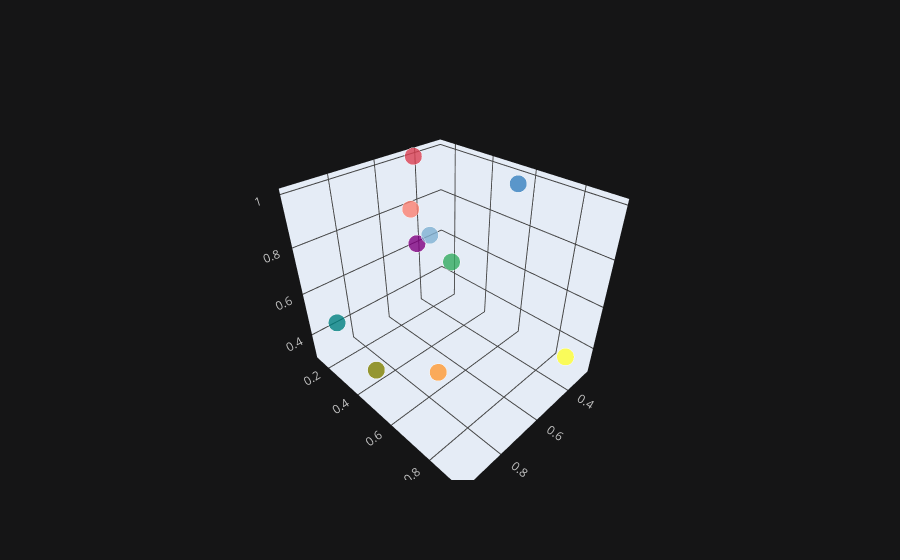

Notebook code for this chart:
### Code cell
df.iplot(x='a',y='b',z='c',kind='scatter3d')

### Figure 1 — Plotly figure (JSON) as saved in the notebook; plotly's stock layout.template omitted (floating-point values rounded to 4 significant figures)
{"data": [{"marker": {"color": ["rgba(255, 153, 51, 1.0)", "rgba(55, 128, 191, 1.0)", "rgba(50, 171, 96, 1.0)", "rgba(128, 0, 128, 1.0)", "rgba(219, 64, 82, 1.0)", "rgba(0, 128, 128, 1.0)", "rgba(255, 255, 51, 1.0)", "rgba(128, 128, 0, 1.0)", "rgba(251, 128, 114, 1.0)", "rgba(128, 177, 211, 1.0)"], "opacity": 0.8, "size": [12, 12, 12, 12, 12, 12, 12, 12, 12, 12], "symbol": "circle"}, "mode": "markers", "text": ["0", "1", "2", "3", "4", "5", "6", "7", "8", "9"], "type": "scatter3d", "x": [0.8469, 0.3007, 0.2792, 0.5259, 0.4304, 0.9616, 0.4257, 0.8663, 0.7238, 0.4377], "y": [0.7022, 0.5569, 0.1988, 0.2464, 0.1373, 0.2952, 0.9266, 0.3627, 0.4576, 0.2277], "z": [0.5153, 0.9687, 0.473, 0.6892, 0.9985, 0.5563, 0.4525, 0.2979, 0.9775, 0.6866]}], "layout": {"legend": {"bgcolor": "#151516", "font": {"color": "#D9D9D9"}}, "paper_bgcolor": "#151516", "plot_bgcolor": "#151516", "scene": {"xaxis": {"gridcolor": "#434343", "showgrid": true, "tickfont": {"color": "#C2C2C2"}, "title": {"font": {"color": "#D9D9D9"}, "text": ""}, "zerolinecolor": "#666570"}, "yaxis": {"gridcolor": "#434343", "showgrid": true, "tickfont": {"color": "#C2C2C2"}, "title": {"font": {"color": "#D9D9D9"}, "text": ""}, "zerolinecolor": "#666570"}, "zaxis": {"gridcolor": "#434343", "showgrid": true, "tickfont": {"color": "#C2C2C2"}, "title": {"font": {"color": "#D9D9D9"}, "text": ""}, "zerolinecolor": "#666570"}}, "title": {"font": {"color": "#D9D9D9"}}}}
